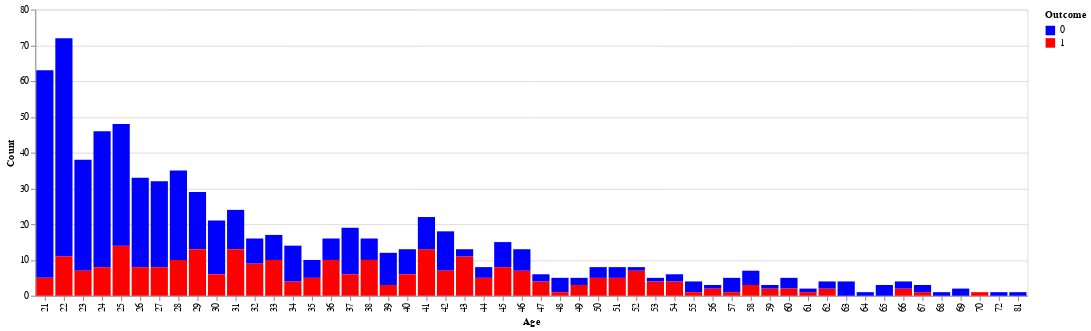

Source (notebook cell):
### Code cell
# 6. Age Distribution for Diabetic vs. Non-Diabetic Patients
chart6 = alt.Chart(data).mark_bar().encode(
    x=alt.X('Age:O', title='Age'),
    y=alt.Y('count():Q', title='Count'),
    color=alt.Color('Outcome:O', scale=alt.Scale(domain=[0, 1], range=['blue', 'red']), title='Outcome')
)
chart6

### Figure 1 — Vega-Lite specification as saved in the notebook (floating-point values rounded to 4 significant figures; data arrays with more than 128 entries replaced by an {"elided": "..."} marker saying what was removed)
{"config": {"view": {"continuousWidth": 300, "continuousHeight": 300}}, "data": {"name": "data-e190ea16c786491bec12ef293994116b"}, "mark": {"type": "bar"}, "encoding": {"color": {"field": "Outcome", "scale": {"domain": [0, 1], "range": ["blue", "red"]}, "title": "Outcome", "type": "ordinal"}, "x": {"field": "Age", "title": "Age", "type": "ordinal"}, "y": {"aggregate": "count", "title": "Count", "type": "quantitative"}}, "$schema": "https://vega.github.io/schema/vega-lite/v5.17.0.json", "datasets": {"data-e190ea16c786491bec12ef293994116b": {"elided": "768 records"}}}
